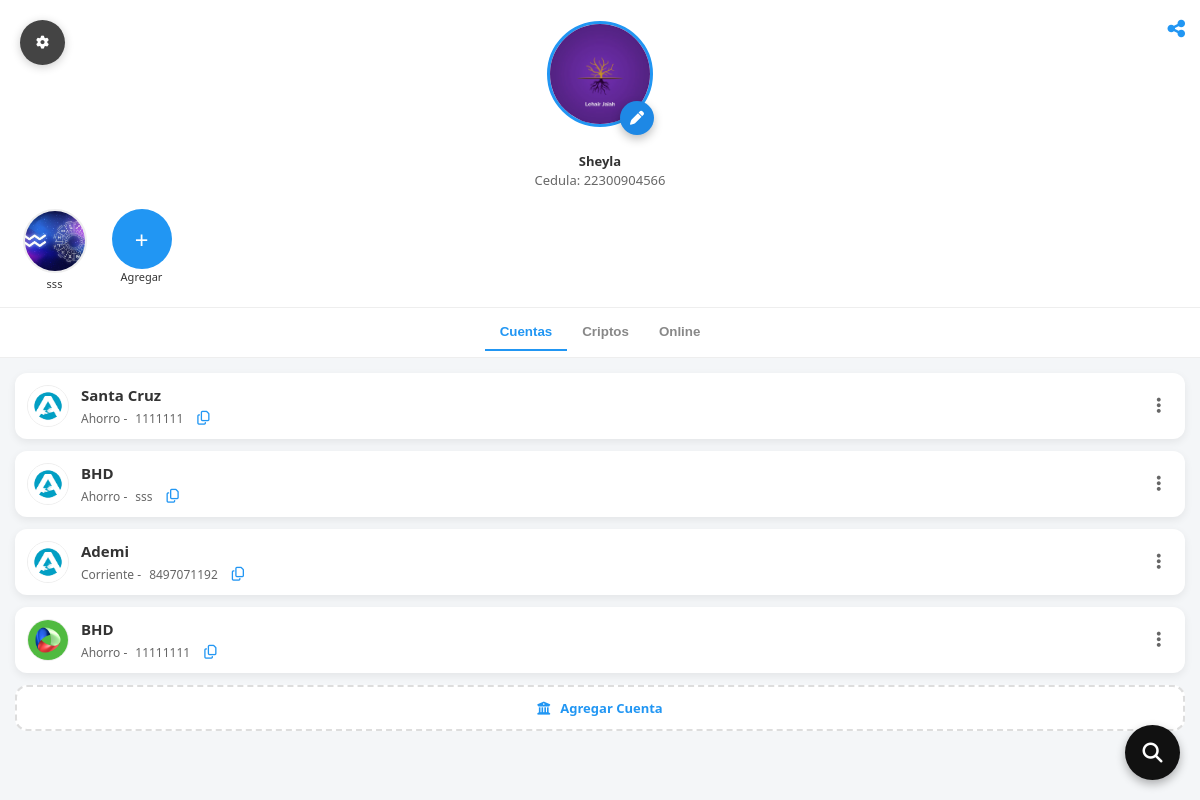
Page / (signed in) on the earlier database version.
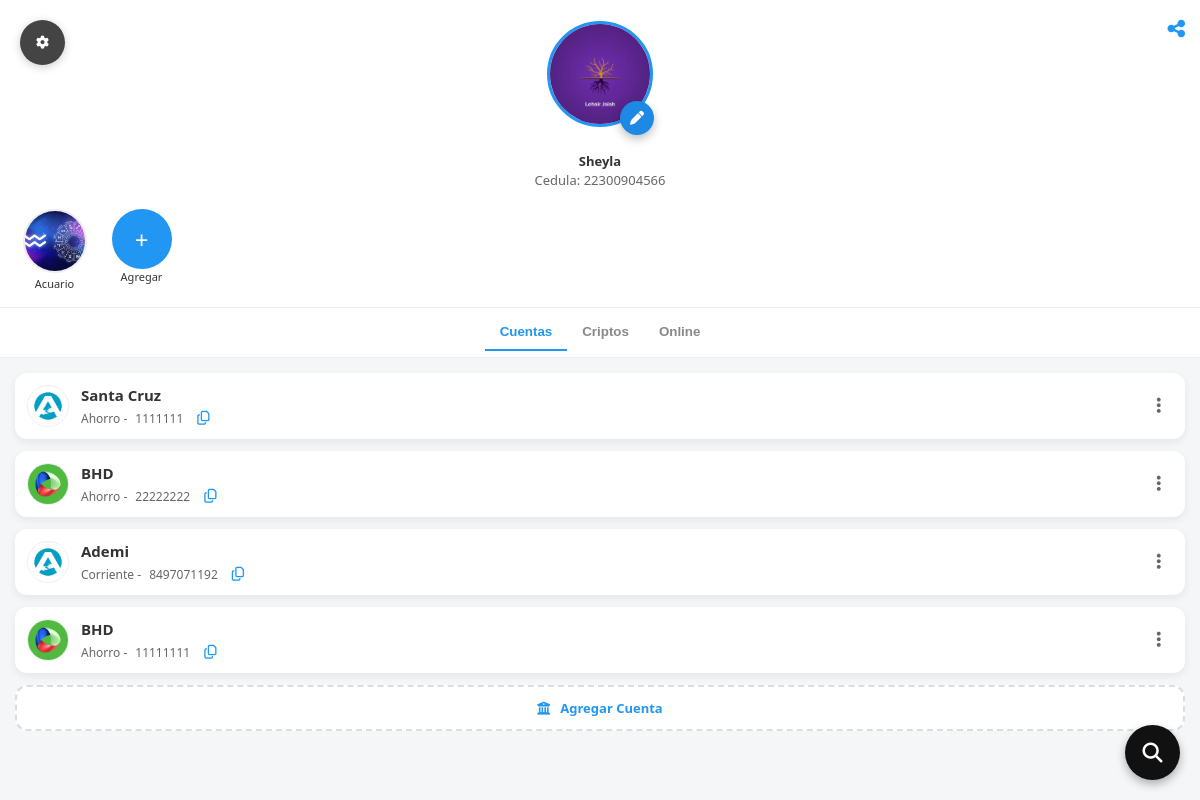
Same page on the later database version.
### tables this page shows
CREATE TABLE `servicios` (
  `id` int NOT NULL AUTO_INCREMENT,
  `usuario_id` int NOT NULL,
  `imagen` varchar(255) DEFAULT NULL,
  `nombre_servicio` varchar(100) DEFAULT NULL,
  `resena` text,
  `enlace` varchar(255) DEFAULT NULL,
  PRIMARY KEY (`id`),
  KEY `idx_servicios_usuario_id` (`usuario_id`),
  CONSTRAINT `fk_servicios_usuario`
    FOREIGN KEY (`usuario_id`) REFERENCES `usuarios` (`id`)
    ON DELETE CASCADE
);

CREATE TABLE `cuentas_bancarias` (
  `id` int NOT NULL AUTO_INCREMENT,
  `usuario_id` int NOT NULL,
  `banco` enum('BHD','Ademi','Ban Reservas','Santa Cruz') DEFAULT NULL,
  `tipo_cuenta` enum('Ahorro','Corriente') DEFAULT NULL,
  `numero_cuenta` varchar(50) DEFAULT NULL,
  `imagen` varchar(200) NOT NULL DEFAULT 'images.png',
  PRIMARY KEY (`id`),
  KEY `idx_cuentas_usuario_id` (`usuario_id`),
  CONSTRAINT `fk_cuentas_usuario`
    FOREIGN KEY (`usuario_id`) REFERENCES `usuarios` (`id`)
    ON DELETE CASCADE
);

### helpers.php (called while the page is built, shortened)
<?php
function app_asset_url(?string $value, array $folders = ['uploads', 'imagen'], string $fallback = 'imagen/perfil.png'): string
{
    $value = trim((string) $value);
    if ($value === '') {
        return $fallback;
    }
    $normalized = str_replace('\\', '/', $value);
    if (str_contains($normalized, '/')) {
        return $normalized;
    }
    foreach ($folders as $folder) {
        $candidate = __DIR__ . DIRECTORY_SEPARATOR . $folder . DIRECTORY_SEPARATOR . $normalized;
        if (is_file($candidate)) {
            return $folder . '/' . $normalized;
        }
    }
    return $fallback;
}

### index.php (the view, shortened to what this page needs)
<?php
require_once 'db.php';
require_once 'helpers.php';
$user_id = (int) $_SESSION['user_id'];
$stmtUser = mysqli_prepare($conn, "SELECT * FROM usuarios WHERE id = ?");
mysqli_stmt_bind_param($stmtUser, "i", $user_id);
mysqli_stmt_execute($stmtUser);
$resultUser = mysqli_stmt_get_result($stmtUser);
$user = $resultUser ? mysqli_fetch_assoc($resultUser) : null;
function fetchRows(mysqli $conn, string $sql): array
{
    $result = mysqli_query($conn, $sql);
    return $result ? mysqli_fetch_all($result, MYSQLI_ASSOC) : [];
}
$servicios = fetchRows($conn, "SELECT * FROM servicios WHERE usuario_id = {$user_id} ORDER BY id DESC");
$cuentas = fetchRows($conn, "SELECT * FROM cuentas_bancarias WHERE usuario_id = {$user_id} ORDER BY id DESC");
$profileImage = app_asset_url($user['imagen'] ?? 'perfil.png', ['uploads', 'imagen'], 'uploads/perfil.png');
?>
<!DOCTYPE html>
<html lang="es">
<head>
  <link rel="stylesheet" href="https://cdnjs.cloudflare.com/ajax/libs/font-awesome/6.5.1/css/all.min.css">
  <link rel="stylesheet" href="styles/style.css">
</head>
<body>
<header class="header">
  <div class="btn-ajustes-fijo" onclick="openSettingsModal()">
    <i class="fas fa-cog"></i>
  </div>
  <div class="share-page" onclick="sharePage()" title="Compartir">
    <i class="fa-solid fa-share-nodes"></i>
  </div>
  <div class="profile-header">
    <div class="profile-wrapper">
      <img
        src="<?php echo htmlspecialchars($profileImage); ?>"
        class="profile-main"
        onclick="openProfileModal()"
        alt="<?php echo htmlspecialchars($user['nombres']); ?>"
      />
      <button class="edit-btn" onclick="openModal('perfil')">
        <i class="fa-solid fa-pen"></i>
      </button>
    </div>
  </div>
  <p><strong><?php echo htmlspecialchars($user['nombres']); ?></strong></p>
  <p style="color:#666;">Cedula: <?php echo htmlspecialchars($user['cedula']); ?></p>
  <div class="mini-profiles-scroll">
    <?php foreach ($servicios as $servicio) : ?>
      <div
        class="mini-profile"
        data-link="<?php echo htmlspecialchars($servicio['enlace'] ?? ''); ?>"
        onclick="openMiniProfile(
          this,
          <?php echo (int) $servicio['id']; ?>,
          <?php echo json_encode(app_asset_url($servicio['imagen'] ?? '', ['uploads', 'imagen'], 'imagen/perfil.png'), JSON_HEX_APOS | JSON_HEX_QUOT); ?>,
          <?php echo json_encode($servicio['nombre_servicio'] ?? '', JSON_HEX_APOS | JSON_HEX_QUOT); ?>,
          <?php echo json_encode($servicio['resena'] ?? '', JSON_HEX_APOS | JSON_HEX_QUOT); ?>
        )"
      >
        <img src="<?php echo htmlspecialchars(app_asset_url($servicio['imagen'] ?? '', ['uploads', 'imagen'], 'imagen/perfil.png')); ?>">
        <span><?php echo htmlspecialchars($servicio['nombre_servicio']); ?></span>
      </div>
    <?php endforeach; ?>
    <div class="mini-profile">
      <div class="add-circle" onclick="openModal('servicio')">+</div>
      <span>Agregar</span>
    </div>
  </div>
</header>
<nav class="tab-buttons">
  <button class="tablink active" onclick="openTab(event, 'Cuentas')">Cuentas</button>
  <button class="tablink" onclick="openTab(event, 'Criptos')">Criptos</button>
  <button class="tablink" onclick="openTab(event, 'Pagos')">Online</button>
</nav>
<main id="Cuentas" class="tabcontent" style="display:block;">
  <div class="cards">
    <?php foreach ($cuentas as $cuenta) : ?>
      <div class="card">
        <div class="card-top">
          <img src="<?php echo htmlspecialchars(app_asset_url($cuenta['imagen'] ?? '', ['imagen', 'uploads'], 'imagen/images.png')); ?>">
          <div class="card-content">
            <h3><?php echo htmlspecialchars($cuenta['banco']); ?></h3>
            <div class="copy-row">
              <?php echo htmlspecialchars($cuenta['tipo_cuenta']); ?> -
              <span class="copy-text"><?php echo htmlspecialchars($cuenta['numero_cuenta']); ?></span>
              <button class="copy-btn" onclick="copyAuto(this)">
                <i class="fa-regular fa-copy"></i>
              </button>
            </div>
          </div>
          <div class="card-menu">
            <i class="fa-solid fa-ellipsis-vertical" onclick="toggleCardMenu(this)"></i>
          </div>
        </div>
      </div>
    <?php endforeach; ?>
    <div class="card-add" onclick="openModal('cuenta')">
      <i class="fa-solid fa-building-columns"></i> Agregar Cuenta
    </div>
  </div>
</main>
<div class="search-float-btn" onclick="openModal('searchModal')">
  <i class="fa-solid fa-magnifying-glass"></i>
</div>
</body>
</html>

Differences in the rows shown:
changed servicios: nombre_servicio "sss" → "Acuario"
changed cuentas_bancarias (number 2 of 4 on the later page): imagen: picture added in place of a placeholder; numero_cuenta "sss" → "22222222"
